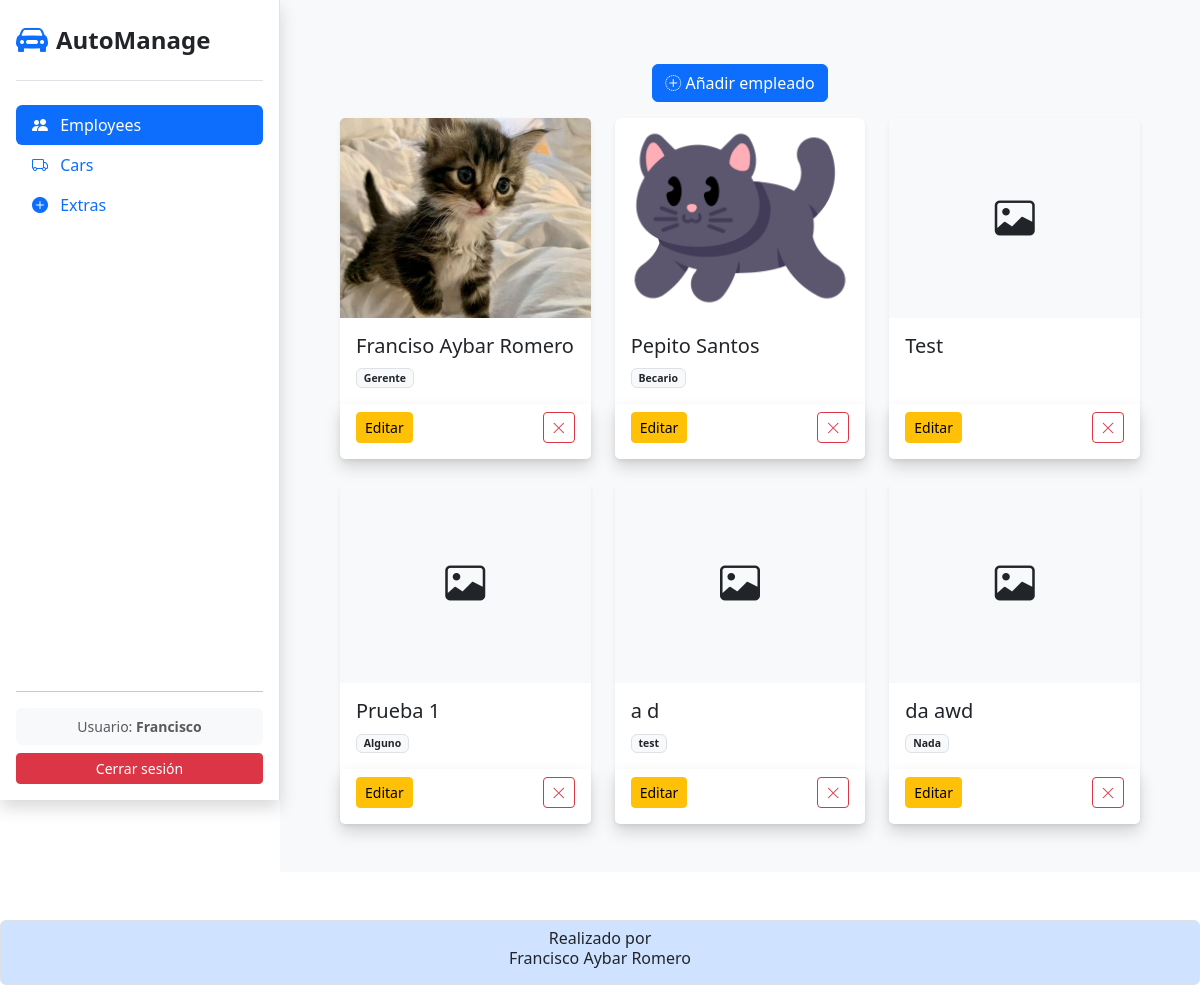
Before: /employees/ (signed in) with the older database file.
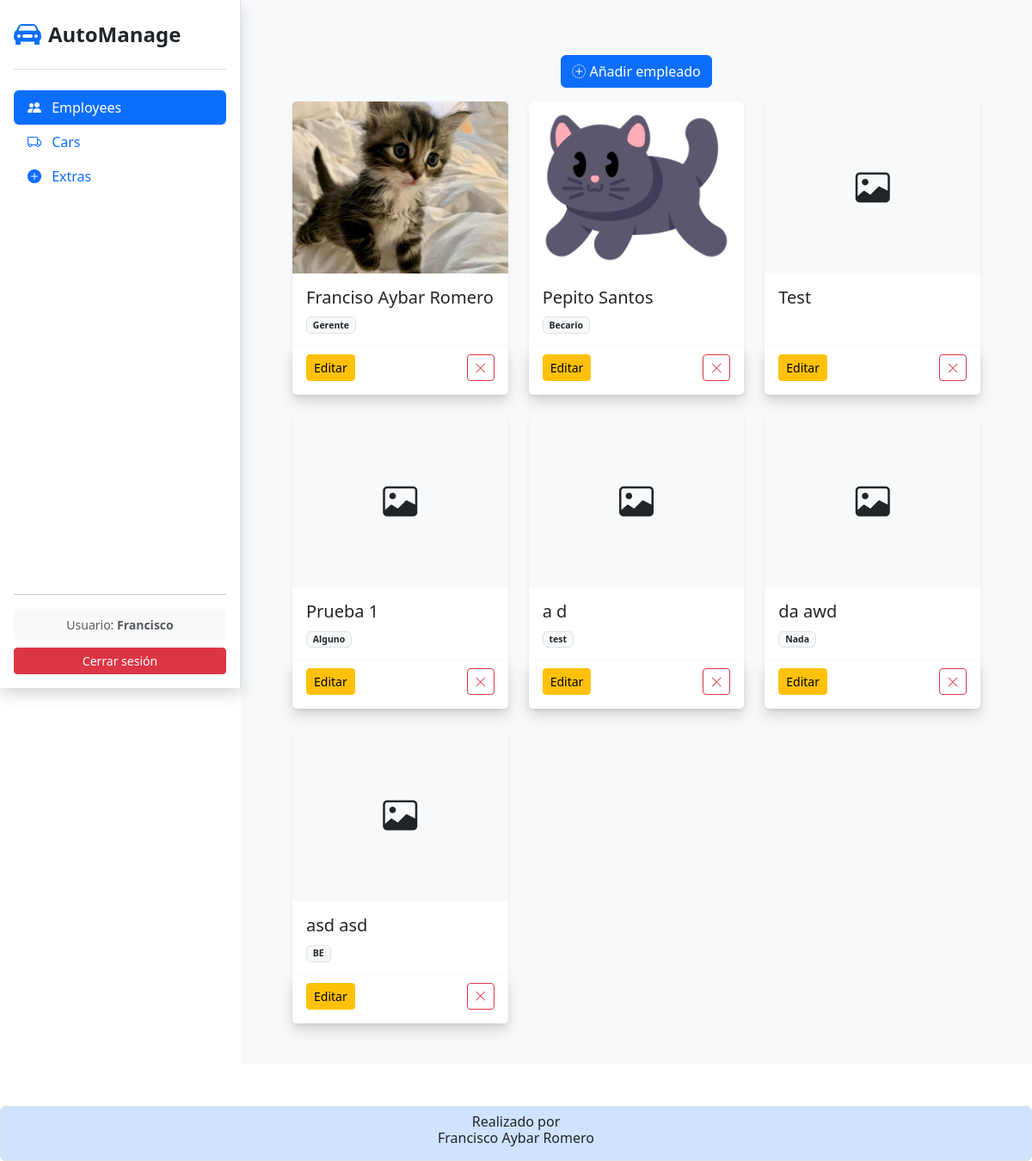
After: the same page with the newer database file.
### app_agencia_coches/models.py (models this page shows, shortened)
class Employee (models.Model):
    user = models.OneToOneField(
        User,
        on_delete = models.CASCADE,
        null = True,
        blank = True
    )
    nombre = models.CharField (
        verbose_name = 'Nombre',
        max_length = 100,
        default = ''
    )
    apellidos = models.CharField (
        verbose_name = 'Apellidos',
        max_length = 100,
        default = ''
    )
    puesto = models.CharField (
        verbose_name = 'Puesto',
        max_length = 100,
        default = ''
    )
    fecha_contratacion = models.DateField (
        verbose_name = 'Fecha de contratacion',
        auto_now_add = True
    )
    foto = models.ImageField (
        verbose_name = 'Foto',
        upload_to = "empleados/",
        blank = True,
        null = True
    )

### app_agencia_coches/views.py (the view)
# urls.py: path('employees/', views.employees, name='employees'),
@login_required
def employees (request):
    employees = Employee.objects.all()
    return render(request, 'employee/employees.html', {'employees':employees})

### app_agencia_coches/templates/employee/employees.html (shortened to what this page needs)
{%extends 'index.html'%}
{% block content %}
<div class="container">
    <div class="my-3 d-flex justify-content-center">
        <a href="{% url 'employees_create' %}" class="btn btn-primary">
            <i class="bi bi-plus-circle-dotted"></i>
            Añadir empleado
        </a>
    </div>
    <div class="row row-cols-1 row-cols-md-2 row-cols-lg-3 g-4">
        {% for employee in employees %}
        <div class="col">
            <div class="card h-100 shadow-sm border-0 card-hover">
                    <div class="position-relative overflow-hidden hover-container">
                        {% if employee.foto %}
                            <img src="{{ employee.foto.url }}" class="card-img-top blur-target" style="height: 200px; object-fit: cover;">
                        {% else %}
                            <div class="card-img-top blur-target d-flex justify-content-center align-items-center bg-light" style="height: 200px;">
                                <i class="bi bi-image fs-1"></i>
                            </div>
                        {% endif %}
                    </div>
                    <div class="card-body">
                        <h5 class="card-title">{{ employee.nombre }} {{ employee.apellidos }}</h5>
                        <p class="card-text text-muted small">
                            <span class="badge bg-light text-dark border">{{ employee.puesto }}</span>
                        </p>
                    </div>
                    <div class="card-footer bg-white d-flex justify-content-between border-0 pb-3 shadow">
                        <a href="" class="btn btn-sm btn-warning">
                            Editar
                        </a>
                        <a href="" class="btn btn-sm btn-outline-danger">
                            <i class="bi bi-x-lg"></i>
                        </a>
                    </div>
                </div>
            </div>
        {% endfor %}
    </div>
</div>
{% endblock content %}

Changed rows visible on the page:
added Employee: nombre "asd", apellidos "asd", puesto "BE"
